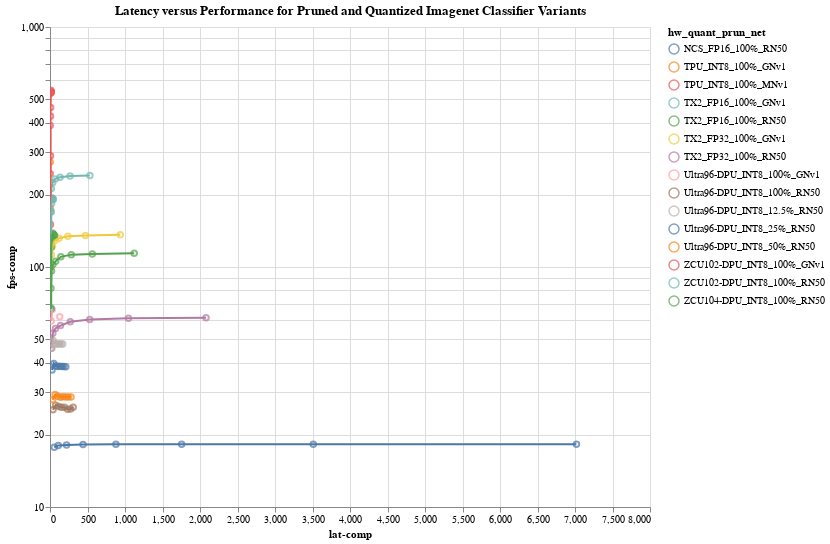

Notebook source saved alongside this figure:
### Markdown cell above
### Line Plot

### Code cell
#hide_input

sel = alt.selection_multi(fields=["hw_quant_prun_net"], bind="legend")
fig25_dot = alt.Chart(imagenet_df).mark_point().encode(
    x='lat-comp',
    y=alt.Y('fps-comp', scale=alt.Scale(type="log")),
    color=select_color(sel, 'hw_quant_prun_net:N'),
    tooltip=['Op mode', 'fps-comp', 'lat-comp', 'HWType', 'batch/thread/stream'],
)
fig25_line = alt.Chart(imagenet_df).mark_line().encode(
    x='lat-comp',
    y='fps-comp',
    color=select_color(sel, 'hw_quant_prun_net:N'),
    tooltip=['Op mode', 'fps-comp', 'lat-comp', 'HWType', 'batch/thread/stream'],
)

fig = (fig25_dot+fig25_line).properties(
    title="Latency versus Performance for Pruned and Quantized Imagenet Classifier Variants",
    width=W,
    height=H,
).add_selection(sel).interactive()

fig
